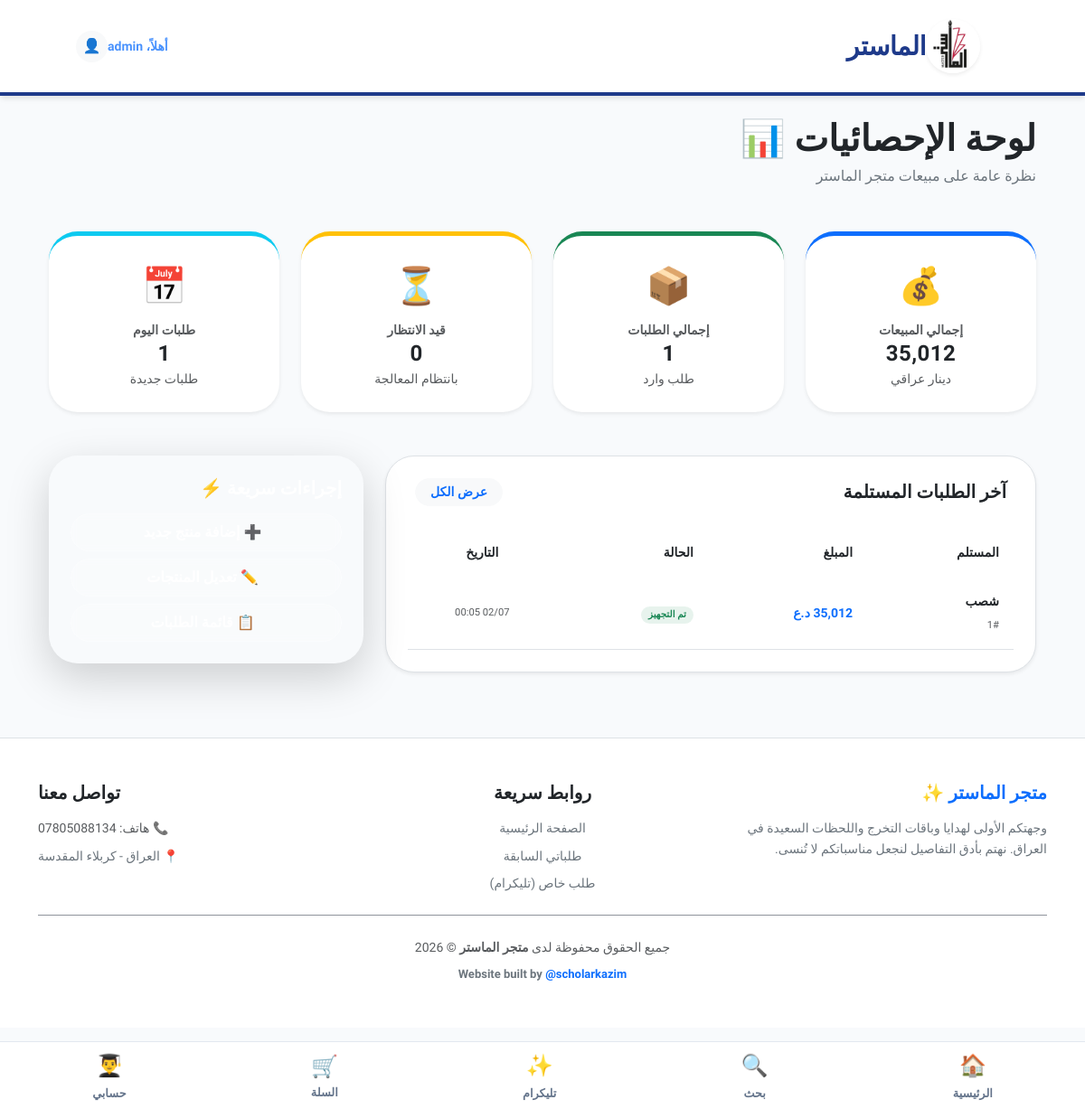
The app's page /admin/dashboard (signed in) with its own data.
### models.py (models this page shows)
class User(UserMixin, db.Model):
    id = db.Column(db.Integer, primary_key=True)
    username = db.Column(db.String(80), unique=True, nullable=False) # Supports Arabic
    phone = db.Column(db.String(20), unique=True, nullable=False)
    email = db.Column(db.String(120), unique=True, nullable=True) # Optional now
    password_hash = db.Column(db.String(120), nullable=True) # Not needed for OTP login but keep for admin
    is_admin = db.Column(db.Boolean, default=False)
    created_at = db.Column(db.DateTime, default=datetime.utcnow)

class Order(db.Model):
    id = db.Column(db.Integer, primary_key=True)
    user_id = db.Column(db.Integer, db.ForeignKey('user.id'), nullable=False)
    total_price = db.Column(db.Float, nullable=False)
    status = db.Column(db.String(50), default='قيد الانتظار') # Pending, Paid, Shipped, Delivered
    full_name = db.Column(db.String(200))
    phone = db.Column(db.String(20))
    province = db.Column(db.String(100))
    address = db.Column(db.String(500))
    created_at = db.Column(db.DateTime, default=datetime.utcnow)
    user = db.relationship('User', backref='orders', lazy=True)
    items = db.relationship('OrderItem', backref='order', lazy=True)

### app.py (the view)
@app.route('/admin/dashboard')
@login_required
def admin_dashboard():
    if not current_user.is_admin:
        return redirect(url_for('index'))
    total_orders = Order.query.count()
    pending_orders = Order.query.filter_by(status='قيد الانتظار').count()
    total_sales = db.session.query(db.func.sum(Order.total_price)).scalar() or 0
    today_orders = Order.query.filter(db.func.date(Order.created_at) == db.func.date(datetime.utcnow())).count()
    recent_orders = Order.query.order_by(Order.created_at.desc()).limit(5).all()
    return render_template('admin/dashboard.html',
                           total_orders=total_orders,
                           pending_orders=pending_orders,
                           total_sales=total_sales,
                           today_orders=today_orders,
                           recent_orders=recent_orders)

### app.py (called while the page is built)
@login_manager.user_loader
def load_user(user_id):
    return User.query.get(int(user_id))

### templates/admin/dashboard.html (shortened to what this page needs)
{% extends "base.html" %}
{% block content %}
<div class="mb-5">
    <h1 class="display-6 fw-bold text-dark mb-1">لوحة الإحصائيات 📊</h1>
    <p class="text-secondary">نظرة عامة على مبيعات متجر الماستر</p>
</div>
<div class="row g-4 mb-5 text-center">
    <div class="col-6 col-md-3">
        <div class="bg-white p-4 rounded-5 shadow-sm border-top border-5 border-primary">
            <span class="fs-1 d-block mb-2">💰</span>
            <h6 class="text-muted small fw-bold mb-1">إجمالي المبيعات</h6>
            <h4 class="fw-bold text-dark mb-0 ls-1">{{ "{:,.0f}".format(total_sales) }}</h4>
            <span class="small text-muted">دينار عراقي</span>
        </div>
    </div>
    <div class="col-6 col-md-3">
        <div class="bg-white p-4 rounded-5 shadow-sm border-top border-5 border-success">
            <span class="fs-1 d-block mb-2">📦</span>
            <h6 class="text-muted small fw-bold mb-1">إجمالي الطلبات</h6>
            <h4 class="fw-bold text-dark mb-0">{{ total_orders }}</h4>
            <span class="small text-muted">طلب وارد</span>
        </div>
    </div>
    <div class="col-6 col-md-3">
        <div class="bg-white p-4 rounded-5 shadow-sm border-top border-5 border-warning">
            <span class="fs-1 d-block mb-2">⏳</span>
            <h6 class="text-muted small fw-bold mb-1">قيد الانتظار</h6>
            <h4 class="fw-bold text-dark mb-0">{{ pending_orders }}</h4>
            <span class="small text-muted">بانتظام المعالجة</span>
        </div>
    </div>
    <div class="col-6 col-md-3">
        <div class="bg-white p-4 rounded-5 shadow-sm border-top border-5 border-info">
            <span class="fs-1 d-block mb-2">📅</span>
            <h6 class="text-muted small fw-bold mb-1">طلبات اليوم</h6>
            <h4 class="fw-bold text-dark mb-0">{{ today_orders }}</h4>
            <span class="small text-muted">طلبات جديدة</span>
        </div>
    </div>
</div>
<div class="row">
    <div class="col-12 col-md-8">
        <div class="bg-white rounded-5 shadow-sm p-4 border overflow-hidden mb-4">
            <div class="d-flex justify-content-between align-items-center mb-4 px-2">
                <h5 class="fw-bold m-0 text-dark">آخر الطلبات المستلمة</h5>
                <a href="{{ url_for('admin_orders') }}"
                    class="btn btn-sm btn-light rounded-pill px-3 fw-bold text-primary">عرض الكل</a>
            </div>
            <div class="table-responsive">
                <table class="table table-hover align-middle mb-0">
                    <thead class="bg-light">
                        <tr class="small text-muted">
                            <th class="border-0 px-3 py-3">المستلم</th>
                            <th class="border-0 py-3">المبلغ</th>
                            <th class="border-0 py-3">الحالة</th>
                            <th class="border-0 py-3 text-center">التاريخ</th>
                        </tr>
                    </thead>
                    <tbody>
                        {% for order in recent_orders %}
                        <tr>
                            <td class="px-3 py-3">
                                <span class="fw-bold d-block text-dark small">{{ order.full_name }}</span>
                                <span class="text-muted" style="font-size: 0.7rem;">{{ order.id }}#</span>
                            </td>
                            <td class="py-3">
                                <span class="fw-bold text-primary small">{{ "{:,.0f}".format(order.total_price) }}
                                    د.ع</span>
                            </td>
                            <td class="py-3">
                                <span
                                    class="badge rounded-pill px-2 py-1 {% if order.status == 'قيد الانتظار' %}bg-warning-light text-warning{% elif order.status == 'تم الشحن' %}bg-primary-light text-primary{% else %}bg-success-light text-success{% endif %}"
                                    style="font-size: 0.65rem;">
                                    {{ order.status }}
                                </span>
                            </td>
                            <td class="py-3 text-center text-muted small" style="font-size: 0.7rem;">
                                {{ order.created_at.strftime('%m/%d %H:%M') }}
                            </td>
                        </tr>
                        {% endfor %}
                    </tbody>
                </table>
            </div>
        </div>
    </div>
    <div class="col-12 col-md-4">
        <div class="bg-grad-blue p-4 rounded-5 shadow-lg text-white mb-4">
            <h5 class="fw-bold mb-3">إجراءات سريعة ⚡</h5>
            <div class="d-grid gap-2">
                <a href="{{ url_for('add_product') }}" class="btn btn-white-glass rounded-pill fw-bold py-2">
                    <span class="me-2">➕</span> إضافة منتج جديد
                </a>
                <a href="{{ url_for('admin_products') }}" class="btn btn-white-glass rounded-pill fw-bold py-2">
                    <span class="me-2">✏️</span> تعديل المنتجات
                </a>
                <a href="{{ url_for('admin_orders') }}" class="btn btn-white-glass rounded-pill fw-bold py-2">
                    <span class="me-2">📋</span> قائمة الطلبات
                </a>
            </div>
        </div>
    </div>
</div>
{% endblock %}

### templates/base.html (shortened to what this page needs)
<!DOCTYPE html>
<html lang="ar" dir="rtl">
<head>
    <link href="https://cdn.jsdelivr.net/npm/bootstrap@5.3.0/dist/css/bootstrap.min.css" rel="stylesheet">
    <link rel="stylesheet" href="{{ url_for('static', filename='css/style.css') }}">
</head>
<body>
    <nav class="navbar sticky-top py-3">
        <div class="container px-4">
            <a class="navbar-brand brand-font d-flex align-items-center" href="{{ url_for('index') }}">
                <img src="{{ url_for('static', filename='img/logo.jpg') }}" alt="الماستر" height="60"
                    class="me-3 rounded-circle shadow-sm">
                <span>الماستر</span>
            </a>
            <div class="d-flex align-items-center">
                {% if current_user.is_authenticated %}
                <a href="{{ url_for('profile') }}" class="text-decoration-none d-flex align-items-center">
                    <span class="me-2 opacity-75 small fw-bold">أهلاً، {{ current_user.username }}</span>
                    <div class="bg-light rounded-circle p-2 d-flex align-items-center justify-content-center"
                        style="width: 35px; height: 35px;">
                        <span class="fs-6">👤</span>
                    </div>
                </a>
                {% else %}
                <a href="{{ url_for('login') }}" class="btn btn-grad-blue btn-sm px-4 rounded-pill">دخول</a>
                {% endif %}
            </div>
        </div>
    </nav>
    <main class="container mt-4 px-4">
        {% block content %}{% endblock %}
    </main>
    <div class="iphone-tab-bar">
        <a href="{{ url_for('index') }}" class="tab-item {% if request.endpoint == 'index' %}active{% endif %}">
            <span class="tab-icon">🏠</span>
            <span>الرئيسية</span>
        </a>
        <a href="{{ url_for('search') }}" class="tab-item {% if request.endpoint == 'search' %}active{% endif %}">
            <span class="tab-icon">🔍</span>
            <span>بحث</span>
        </a>
        {% if current_user.is_authenticated %}
        <a href="https://t.me/ALMASTER1" class="tab-item">
            <span class="tab-icon">✨</span>
            <span>تليكرام</span>
        </a>
        <a href="{{ url_for('view_cart') }}" class="tab-item {% if request.endpoint == 'view_cart' %}active{% endif %}">
            <div class="position-relative">
                <span class="tab-icon">🛒</span>
            </div>
            <span>السلة</span>
        </a>
        <a href="{{ url_for('profile') }}" class="tab-item {% if request.endpoint == 'profile' %}active{% endif %}">
            <span class="tab-icon">👨‍🎓</span>
            <span>حسابي</span>
        </a>
        {% endif %}
    </div>
    <footer class="bg-white border-top mt-5 py-5">
        <div class="container">
            <div class="row g-4">
                <div class="col-12 col-md-4 text-center text-md-end">
                    <h5 class="fw-bold text-primary mb-3">متجر الماستر ✨</h5>
                    <p class="text-secondary small">وجهتكم الأولى لهدايا وباقات التخرج واللحظات السعيدة في العراق. نهتم
                        بأدق التفاصيل لنجعل مناسباتكم لا تُنسى.</p>
                </div>
                <div class="col-12 col-md-4 text-center">
                    <h5 class="fw-bold text-dark mb-3">روابط سريعة</h5>
                    <div class="d-flex flex-column gap-2">
                        <a href="{{ url_for('index') }}" class="text-decoration-none text-secondary small">الصفحة
                            الرئيسية</a>
                        <a href="{{ url_for('profile') }}" class="text-decoration-none text-secondary small">طلباتي
                            السابقة</a>
                        <a href="https://t.me/ALMASTER1" class="text-decoration-none text-secondary small">طلب خاص
                            (تليكرام)</a>
                    </div>
                </div>
                <div class="col-12 col-md-4 text-center text-md-start">
                    <h5 class="fw-bold text-dark mb-3">تواصل معنا</h5>
                    <p class="small text-muted mb-2">📞 هاتف: 07805088134</p>
                    <p class="text-secondary small">📍 العراق - كربلاء المقدسة</p>
                </div>
            </div>
            <hr class="my-4 opacity-50">
            <div class="text-center">
                <p class="text-muted small mb-0">جميع الحقوق محفوظة لدى <strong>متجر الماستر</strong> © 2026</p>
                <div class="mt-2 fw-bold" style="font-size: 13px;">
                    <span class="text-secondary">Website built by</span>
                    <a href="https://www.instagram.com/scholarkazim" target="_blank"
                        class="text-primary text-decoration-none hover-link">@scholarkazim</a>
                </div>
            </div>
        </div>
    </footer>
</body>
</html>

### static/css/style.css (style rules this page uses)
:root { --bg-color: #f8fafc; --text-color: #1e293b; --primary-color: #1e3a8a; --accent-color: #d4af37; --secondary-blue: #3b82f6; --font-main: 'Tajawal', sans-serif; --transition: all 0.3s cubic-bezier(0.4, 0, 0.2, 1); --card-bg: #ffffff; --safe-area-inset-bottom: env(safe-area-inset-bottom); }
* { box-sizing: border-box; margin: 0; padding: 0; font-family: var(--font-main) !important; }
body { background-color: var(--bg-color); color: var(--text-color); line-height: 1.6; overflow-x: hidden; direction: rtl; text-align: right; padding-bottom: calc(90px + var(--safe-area-inset-bottom)); -webkit-text-size-adjust: 100%; -webkit-tap-highlight-color: transparent; }
.navbar { background: white !important; border-bottom: 4px solid var(--primary-color); box-shadow: 0 4px 6px -1px rgb(0 0 0 / 0.1); padding: 1rem 5% !important; }
.brand-font { color: var(--primary-color) !important; font-weight: 900; font-size: 1.8rem !important; letter-spacing: -0.5px; }
.iphone-tab-bar { position: fixed; bottom: 0; right: 0; left: 0; height: calc(75px + var(--safe-area-inset-bottom)); background: rgba(255, 255, 255, 0.95); backdrop-filter: blur(10px); display: flex; justify-content: space-around; align-items: center; padding-bottom: var(--safe-area-inset-bottom); border-top: 1px solid #e2e8f0; z-index: 1000; }
.tab-item { color: #64748b; text-decoration: none; display: flex; flex-direction: column; align-items: center; font-size: 0.8rem; font-weight: 600; transition: var(--transition); }
.tab-icon { font-size: 1.5rem; margin-bottom: 2px; }

### templates/admin/dashboard.html (style rules this page uses)
.ls-1 { letter-spacing: 0.5px; }
.bg-success-light { background-color: rgba(25, 135, 84, 0.1); }
.btn-white-glass { background: rgba(255, 255, 255, 0.2); backdrop-filter: blur(5px); border: 1px solid rgba(255, 255, 255, 0.3); color: white; transition: all 0.2s; }

### records on screen
User: username "admin"
Order: full_name "شصب", id "1", total_price "35,012", status "تم التجهيز", created_at "02/07 00:05"

### other values on screen
{{ "{:,.0f}".format(total_sales) }} "35,012"
{{ total_orders }} "1"
{{ pending_orders }} "0"
{{ today_orders }} "1"
